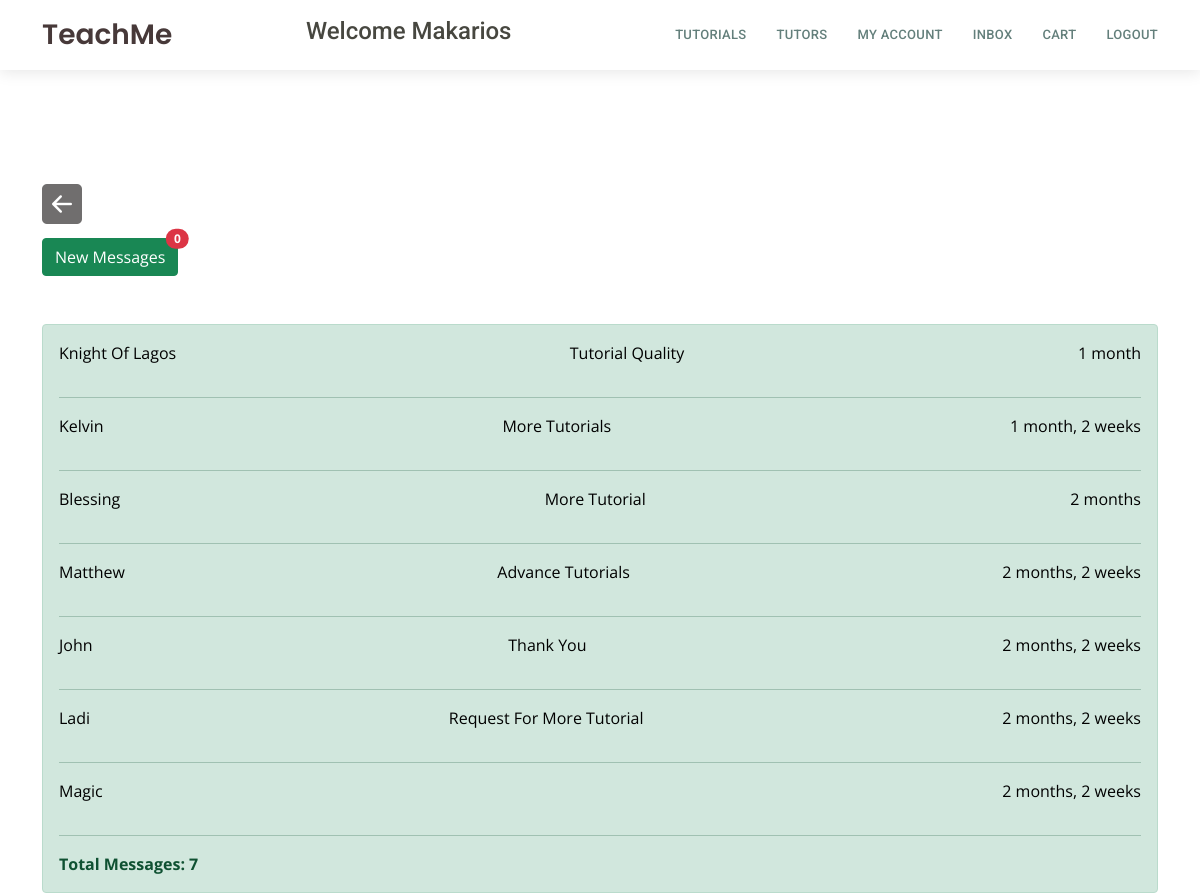
The app's page /users/inboxMessage (signed in) with its own data.
### users/models.py (models this page shows, shortened)
class Message(models.Model):
    sender = models.ForeignKey(Profile, on_delete=models.SET_NULL, null=True, blank=True,  )
    recipient = models.ForeignKey(Profile, on_delete=models.SET_NULL, null=True, blank=True, related_name='messages' )
    senderName = models.CharField(max_length=200, null=True, blank=True)
    email = models.EmailField(max_length=300, blank=False, null=True)
    subject = models.CharField(max_length=200, null=True, blank=True)
    body = models.TextField()
    is_read = models.BooleanField(default=False, null=True)
    created = models.DateTimeField(auto_now_add=True)
    id = models.UUIDField(default=uuid.uuid4, unique=True, primary_key=True, editable=False)
    class Meta:
        ordering = ['is_read', '-created']

### users/views.py (the view)
# urls.py: path('inboxMessage', views.inboxMessage, name='inboxMessage'),
@login_required(login_url='userLogin')
def inboxMessage(request):
    profile = request.user.profile
    inboxMessages = profile.messages.all()
    inboxTotal = inboxMessages.count()
    unread = inboxMessages.filter(is_read = False).count
    context = {'inboxMessages': inboxMessages, 'inboxTotal':inboxTotal, 'unread':unread, 'profile':profile}
    return render(request, 'users/inboxMessage.html', context)

### users/templates/users/inboxMessage.html (shortened to what this page needs)
{% extends 'index.html' %}
{% load static %}
{% block content %}
{% include 'navbar.html' %}
<div class="container mt-5 ">
    <br><br>
    <div class="mt-3" >
       <h1><a style="color: rgb(112, 110, 110);" href=" {% url 'singleProfile' profile.id %}  "><i class="bi bi-arrow-left-square-fill" ></i></a></h1>
        <button type="button" class="btn btn-success position-relative ">
            New Messages
            <span class="position-absolute top-0 start-100 translate-middle badge rounded-pill bg-danger">
            {{unread}}
            </span>
      </button>
    </div>
      <div class="alert alert-success mt-5 " >
        {% for inboxMessage in inboxMessages %}
        {% if inboxMessage.is_read == True %}
        <a class="d-flex justify-content-between inboxMessages" href="{% url 'viewMessage' inboxMessage.id %}" >
            <p class="" >{{inboxMessage.senderName |title}}</p>
            {% if inboxMessage.subject %}
            <p class="">{{inboxMessage.subject |title}}</p>
            {% endif %}
            <p class="">{{inboxMessage.created|timesince}}</p>
        </a>
         <hr>
       {% endif %}
         {% endfor %}
         <strong>Total Messages: {{inboxTotal}}</strong>
      </div>
</div>
{% endblock content %}

### templates/navbar.html (shortened to what this page needs)
<header id="header" class="d-flex align-items-center">
  <div class="container d-flex align-items-center justify-content-between">
    <div class="logo">
      <h1 class="text-light" "><a href="{% url 'homepage' %}"><span style="color: rgb(71, 57, 57);">TeachMe</span></a></h1>
    </div>
    {% if request.user.is_authenticated %}
    <h4 style="color: rgb(71, 71, 64);">Welcome {{request.user.username |title}}</h4>
    {% endif %}
    <nav id="navbar" class="navbar">
      <ul>
        {% if request.user.is_authenticated  %}
        <li><a class="nav-link scrollto" href="{% url 'tutorials' %}">Tutorials</a></li>
        <li><a class="nav-link scrollto" href="{% url 'profile' %}">Tutors</a></li>
        <li><a class="nav-link scrollto" href="{% url 'createAccount' %}">My Account</a></li>
        <li><a class="nav-link scrollto" href=" {% url 'inboxMessage' %} ">Inbox</a></li>
        <li><a class="nav-link scrollto" href="">Cart</a></li>
        <li><a class="nav-link scrollto" href="{% url 'userLogout' %}">Logout</a></li>
        {% endif %}
      </ul>
    </nav>
</div>
</header>

### static/css/style.css (style rules this page uses)
body { font-family: "Open Sans", sans-serif; color: #334240; }
a { text-decoration: none; color: #1bbca3; }
h1, h2, h3, h4, h5, h6 { font-family: "Roboto", sans-serif; }
#header { height: 70px; z-index: 997; transition: all 0.5s; background: #fff; box-shadow: 0px 2px 15px rgba(0, 0, 0, 0.1); }
#header .logo h1 { font-size: 28px; margin: 0; padding: 10px 0; line-height: 1; font-weight: 400; }
#header .logo h1 a, #header .logo h1 a:hover { color: #425451; text-decoration: none; font-family: "Poppins", sans-serif; font-weight: 600; }
.navbar { padding: 0; }
.navbar ul { margin: 0; padding: 0; display: flex; list-style: none; align-items: center; }
.navbar li { position: relative; }
.navbar a, .navbar a:focus { display: flex; align-items: center; justify-content: space-between; padding: 10px 0 10px 30px; font-family: "Roboto", sans-serif; font-size: 13px; font-weight: 500; color: #637f7b; white-space: nowrap; transition: 0.3s; letter-spacing: 0.3px; text-transform: uppercase; }
html { height: 100%; }
body { height: 100%; margin: 0; background-repeat: no-repeat; background-attachment: fixed; }
.inboxMessages { color: black; }

### records on screen
Message: senderName "Knight Of Lagos", subject "Tutorial Quality", created "1 month"
Message: senderName "Kelvin", subject "More Tutorials", created "1 month, 2 weeks"
Message: senderName "Blessing", subject "More Tutorial", created "2 months"
Message: senderName "Matthew", subject "Advance Tutorials", created "2 months, 2 weeks"
Message: senderName "John", subject "Thank You", created "2 months, 2 weeks"
Message: senderName "Ladi", subject "Request For More Tutorial", created "2 months, 2 weeks"
Message: senderName "Magic", created "2 months, 2 weeks"

### other values on screen
{{ request.user.username |title }} "Makarios"
{{ unread }} "0"
{{ inboxTotal }} "7"
